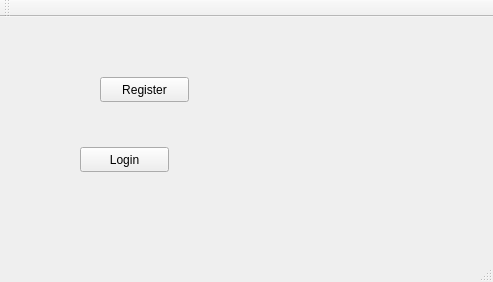
<?xml version="1.0" encoding="UTF-8"?>
<ui version="4.0">
 <class>MainWindow</class>
 <widget class="QMainWindow" name="MainWindow">
  <property name="geometry">
   <rect>
    <x>0</x>
    <y>0</y>
    <width>493</width>
    <height>282</height>
   </rect>
  </property>
  <property name="windowTitle">
   <string>MainWindow</string>
  </property>
  <widget class="QWidget" name="centralWidget">
   <widget class="QPushButton" name="pushButton">
    <property name="geometry">
     <rect>
      <x>100</x>
      <y>60</y>
      <width>89</width>
      <height>25</height>
     </rect>
    </property>
    <property name="text">
     <string>Register</string>
    </property>
   </widget>
   <widget class="QPushButton" name="pushButton_2">
    <property name="geometry">
     <rect>
      <x>80</x>
      <y>130</y>
      <width>89</width>
      <height>25</height>
     </rect>
    </property>
    <property name="text">
     <string>Login</string>
    </property>
   </widget>
  </widget>
  <widget class="QMenuBar" name="menuBar">
   <property name="geometry">
    <rect>
     <x>0</x>
     <y>0</y>
     <width>493</width>
     <height>22</height>
    </rect>
   </property>
  </widget>
  <widget class="QToolBar" name="mainToolBar">
   <attribute name="toolBarArea">
    <enum>TopToolBarArea</enum>
   </attribute>
   <attribute name="toolBarBreak">
    <bool>false</bool>
   </attribute>
  </widget>
  <widget class="QStatusBar" name="statusBar"/>
 </widget>
 <layoutdefault spacing="6" margin="11"/>
 <resources/>
 <connections/>
</ui>
